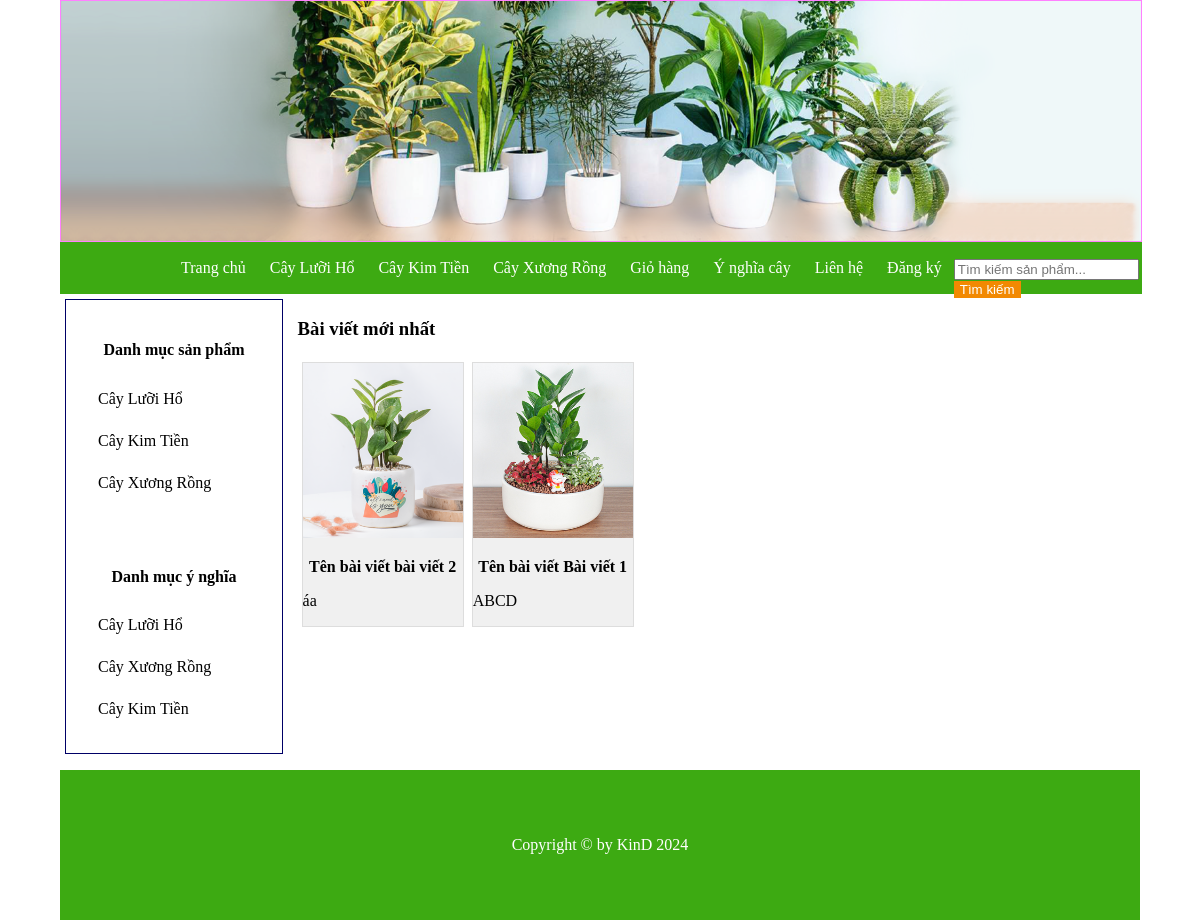
The page /index.php?quanly=tintuc&id=1 on the database its author committed.
### tables this page shows
CREATE TABLE `tbl_danhmuc` (
  `id_danhmuc` int(11) NOT NULL,
  `tendanhmuc` varchar(100) NOT NULL,
  `thutu` int(11) NOT NULL
);

CREATE TABLE `tbl_danhmucbaiviet` (
  `id_baiviet` int(11) NOT NULL,
  `tendanhmuc_baiviet` varchar(250) NOT NULL,
  `thutu` int(11) NOT NULL
);

CREATE TABLE `tbl_baiviet` (
  `id` int(11) NOT NULL,
  `tenbaiviet` varchar(255) NOT NULL,
  `tomtat` mediumtext NOT NULL,
  `noidung` longtext NOT NULL,
  `id_danhmuc` int(11) NOT NULL,
  `tinhtrang` int(11) NOT NULL,
  `hinhanh` varchar(255) NOT NULL
);

### pages/menu.php (the view, shortened to what this page needs)
<?php
    $sql_danhmuc = "SELECT * FROM tbl_danhmuc ORDER BY id_danhmuc DESC";
    $query_danhmuc = mysqli_query($mysqli,$sql_danhmuc);
?>
<div class="menu">
    <ul class="list_menu">
        <li><a href="index.php">Trang chủ</a></li>
        <?php
            while($row_danhmuc = mysqli_fetch_array($query_danhmuc)){
        ?>
        <li><a href="index.php?quanly=danhmucsanpham&id=<?php echo $row_danhmuc['id_danhmuc'] ?>">
                <?php echo $row_danhmuc['tendanhmuc'] ?>
            </a></li>
        <?php
            }
        ?>
        <li><a href="index.php?quanly=giohang&id=1">Giỏ hàng</a></li>
        <li><a href="index.php?quanly=tintuc&id=1">Ý nghĩa cây</a></li>
        <li><a href="index.php?quanly=lienhe&id=1">Liên hệ</a></li>
        <?php
            if(isset($_SESSION['dangky'])){
        ?>
        <li><a href="index.php?dangxuat=1">Đăng xuất</a></li>
        <li><a href="index.php?quanly=thaydoimatkhau">Đổi mật khẩu</a></li>
        <?php
            }else{
        ?>
        <li><a href="index.php?quanly=dangky">Đăng ký</a></li>
        <?php
        }
        ?>
    </ul>
    <p>
    <form action="index.php?quanly=timkiem" method="POST">
        <input type="text" placeholder="Tìm kiếm sản phẩm..." name="tukhoa">
        <input type="submit" class="btn-timkiem" name="timkiem" value="Tìm kiếm">
    </form>
    </p>
</div>

### pages/sidebar/sidebar.php
<div class="sidebar">
    <div class="sidebar_item">
        <h4 class="title_danhmucsanpham">Danh mục sản phẩm</h4>
        <ul class="list_sidebar">
            <?php
                $sql_danhmuc = "SELECT * FROM tbl_danhmuc ORDER BY id_danhmuc DESC";
                $query_danhmuc = mysqli_query($mysqli,$sql_danhmuc);
                while($row = mysqli_fetch_array($query_danhmuc)){
            ?>
            <li>
                <a href="index.php?quanly=danhmucsanpham&id=<?php echo $row['id_danhmuc'] ?>">
                    <?php echo $row['tendanhmuc'] ?>
                </a>
            </li>
            <?php
                }
            ?>
        </ul>
    </div>
    <div class="sidebar_item">
        <h4 class="title_danhmucbaiviet">Danh mục ý nghĩa</h4>
        <ul class="list_sidebar">
            <?php
                $sql_danhmuc_bv = "SELECT * FROM tbl_danhmucbaiviet ORDER BY id_baiviet DESC";
                $query_danhmuc_bv = mysqli_query($mysqli,$sql_danhmuc_bv);
                while($row = mysqli_fetch_array($query_danhmuc_bv)){
            ?>
            <li>
                <a href="index.php?quanly=danhmucbaiviet&id=<?php echo $row['id_baiviet'] ?>">
                    <?php echo $row['tendanhmuc_baiviet'] ?>
                </a>
            </li>
            <?php
                }
            ?>
        </ul>
    </div>
</div>

### pages/main/tintuc.php (shortened to what this page needs)
<h3>Bài viết mới nhất</h3>
<?php
    $sql_bv =
    "SELECT * FROM tbl_baiviet
    WHERE tinhtrang = 1
    ORDER BY id DESC";
    $query_bv = mysqli_query($mysqli,$sql_bv);
?>
<ul class="product_list">
    <?php
        while($row_bv = mysqli_fetch_array($query_bv)){
    ?>
    <li>
        <a href="index.php?quanly=baiviet&id=<?php echo $row_bv['id'] ?>">
            <img src="admincp/modules/quanlybaiviet/uploads/<?php echo $row_bv['hinhanh'] ?>" alt="">
            <p class="title_product">Tên bài viết <?php echo $row_bv['tenbaiviet'] ?></p>
        </a>
        <p class="tomtat_product">
            <span><?php echo $row_bv['tomtat'] ?></span>
        </p>
    </li>
    <?php
        }
    ?>
</ul>

### css/styles.css (style rules this page uses)
body { margin: 0; padding: 0; }
.menu { border: 1px solid #3daa12; height: 50px; width: 100%; background: #3daa12; }
ul.list_menu { padding: 0; margin: 0; width: 80%; list-style: none; margin: 0 auto; line-height: 25px; }
ul.list_menu li { float: left; margin: 7px; padding: 5px; transition: 0.5s; }
ul.list_menu li a { text-decoration: none; text-align: center; color: white; }
.btn-timkiem { background-color: #f28902; color: white; border: none; }
.sidebar { border: 1px solid #000066; height: auto; width: 20%; float: left; margin-top: 5px; margin-left: 5px; }
.sidebar .sidebar_item { padding: 20px; text-align: center; }
ul.list_sidebar { padding: 0; margin: 0; width: 100%; list-style: none; margin: 0 auto; line-height: 25px; }
ul.list_sidebar li { margin: 7px; padding: 5px; transition: 0.5s ease-in-out; }
ul.list_sidebar li a { text-decoration: none; text-align: left; color: black; display: block; }
ul.product_list { padding: 0; margin: 0; list-style: none; width: 100%; }
ul.product_list li { width: 19%; border: 1px solid #ddd; margin: 4px; float: left; background: #f0f0f0; height: auto; }
ul.product_list li a { text-decoration: none; }
ul.product_list li img { width: 100%; height: 175px; }
p.title_product { text-align: center; color: #000; font-size: 16px; font-weight: bold; }

### pages/main/tintuc.php (style rules this page uses)
.tomtat_product span { text-align: center; }

### rows shown on the page
tbl_danhmuc: tendanhmuc "Cây Lưỡi Hổ"
tbl_danhmuc: tendanhmuc "Cây Kim Tiền"
tbl_danhmuc: tendanhmuc "Cây Xương Rồng"
tbl_danhmucbaiviet: tendanhmuc_baiviet "Cây Lưỡi Hổ"
tbl_danhmucbaiviet: tendanhmuc_baiviet "Cây Xương Rồng"
tbl_danhmucbaiviet: tendanhmuc_baiviet "Cây Kim Tiền"
tbl_baiviet: hinhanh (picture), tenbaiviet "bài viết 2", tomtat "áa"
tbl_baiviet: hinhanh (picture), tenbaiviet "Bài viết 1", tomtat "ABCD"
